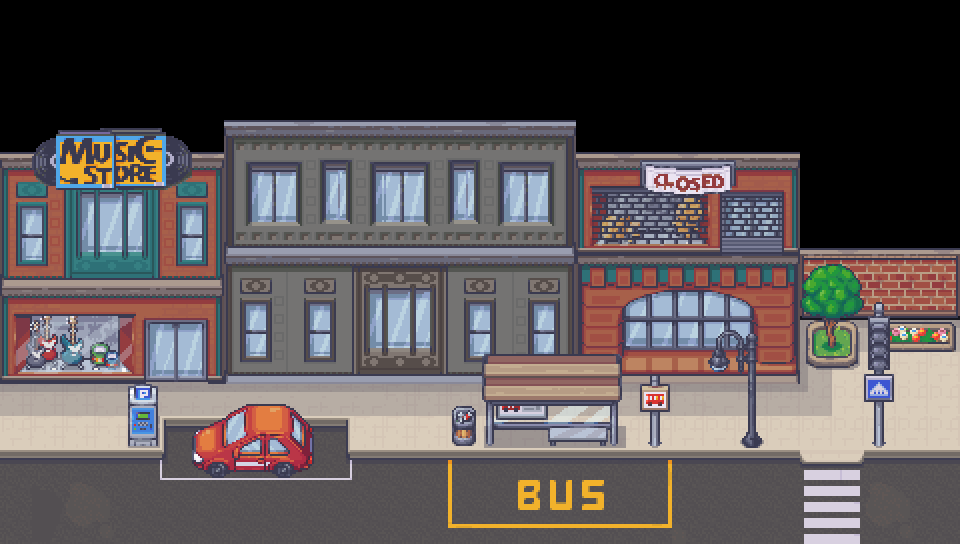

This game map was drawn from its Tiled (.tmx) file and the tilesets committed beside it. A one-line description and the trimmed map source follow:
An orthogonal 30x17 tile map with 32x32 px tiles, 4 tile layers (Terrain, Buildings, Plants, CityProps), 10 tilesets and 23 objects (2x GoToNextMap, 2x GarbagePoint, 2x NPC, Interaction, OtherInteraction).

<map version="1.10" tiledversion="1.10.2" orientation="orthogonal" renderorder="right-down" width="30" height="17" tilewidth="32" tileheight="32" infinite="0" nextlayerid="7" nextobjectid="43">
 <tileset firstgid="1" source="tileSets/5_1Floor_Modular_Buildings_32x32.tsx" />
 <tileset firstgid="1987" source="tileSets/2_1City_Terrains_32x32.tsx" />
 <tileset firstgid="3519" source="tileSets/5_6Floor_Modular_Buildings_32x32.tsx" />
 <tileset firstgid="4703" source="tileSets/5_5Floor_Modular_Buildings_32x32.tsx" />
 <tileset firstgid="5887" source="tileSets/5_2Floor_Modular_Buildings_32x32.tsx" />
 <tileset firstgid="7071" source="tileSets/3_1City_Props_32x32.tsx" />
 <tileset firstgid="8831" source="tileSets/busStand.tsx" />
 <tileset firstgid="9407" source="tileSets/vehicles.tsx" />
 <tileset firstgid="9983" source="tileSets/5_3Floor_Modular_Buildings_32x32.tsx" />
 <tileset firstgid="11167" source="tileSets/1_2Terrains_and_Fences_32x32.png.tsx" />
 <layer id="1" name="Terrain" width="30" height="17">
  <data>[510 cells, 225 non-empty, 54 distinct tile ids]</data>
 </layer>
 <layer id="2" name="Buildings" width="30" height="17">
  <data>[510 cells, 245 non-empty, 173 distinct tile ids]</data>
 </layer>
 <layer id="6" name="Plants" width="30" height="17">
  <data>[510 cells, 11 non-empty, 11 distinct tile ids]</data>
 </layer>
 <layer id="3" name="CityProps" width="30" height="17">
  <data>[510 cells, 59 non-empty, 59 distinct tile ids]</data>
 </layer>
 <objectgroup id="4" name="Collisions">
  <object id="13" x="0" y="320" width="800" height="32" />
  <object id="14" x="-32" y="32" width="32" height="544" />
  <object id="15" x="0" y="544" width="960" height="32" />
  <object id="16" x="-32" y="0" width="1024" height="32" />
  <object id="17" x="480" y="352" width="150" height="80" />
  <object id="19" x="960" y="32" width="32" height="544" />
  <object id="20" x="744" y="352" width="16" height="78" />
  <object id="21" x="800" y="288" width="160" height="48" />
  <object id="25" x="192" y="403" width="127" height="44" />
  <object id="31" x="870" y="320" width="16" height="113" />
  <object id="32" x="646" y="384" width="16" height="47" />
  <object id="33" x="452" y="406" width="25" height="28" />
  <object id="34" x="128" y="384" width="32" height="48" />
  <object id="35" x="896" y="320" width="64" height="32" />
  <object id="42" x="416" y="336" width="32" height="48" />
 </objectgroup>
 <objectgroup id="5" name="SpawnPoints">
  <object id="22" name="GoToNextMap" type="GoToNextMap" x="0" y="352" width="16" height="192">
   <properties>
    <property name="MapResMultiplier" type="float" value="1.5" />
    <property name="NextMapName" value="outdoors" />
    <property name="NextSpawnX" type="float" value="888" />
   </properties>
  </object>
  <object id="27" name="Interaction" type="Interaction" x="128" y="352" width="32" height="32">
   <properties>
    <property name="offsetX" type="float" value="0" />
    <property name="offsetY" type="float" value="48" />
    <property name="storyArc" value="busToOfficeArc" />
   </properties>
  </object>
  <object id="28" name="GoToNextMap" type="GoToNextMap" x="944" y="352" width="16" height="192">
   <properties>
    <property name="MapResMultiplier" type="float" value="1.5" />
    <property name="NextMapName" value="outdoorsTaco" />
    <property name="NextSpawnX" type="float" value="32" />
   </properties>
  </object>
  <object id="36" name="GarbagePoint" type="GarbagePoint" x="416" y="416" width="32" height="32">
   <properties>
    <property name="imageName" value="garbage_sprinkle" />
    <property name="showWhen" type="int" value="60" />
   </properties>
  </object>
  <object id="37" name="GarbagePoint" type="GarbagePoint" x="800" y="352" width="64" height="32">
   <properties>
    <property name="imageName" value="garbage_bags" />
    <property name="showWhen" type="int" value="40" />
   </properties>
  </object>
  <object id="38" name="NPC" type="NPC" x="576" y="384" width="32" height="64">
   <properties>
    <property name="npcName" value="julie_reading" />
   </properties>
  </object>
  <object id="39" name="OtherInteraction" type="OtherInteraction" x="576" y="356" width="32" height="64">
   <properties>
    <property name="imageName" value="thinking_32x64" />
   </properties>
  </object>
  <object id="41" name="NPC" type="NPC" x="416" y="336" width="32" height="64">
   <properties>
    <property name="npcName" value="security_guard" />
   </properties>
  </object>
 </objectgroup>
</map>
